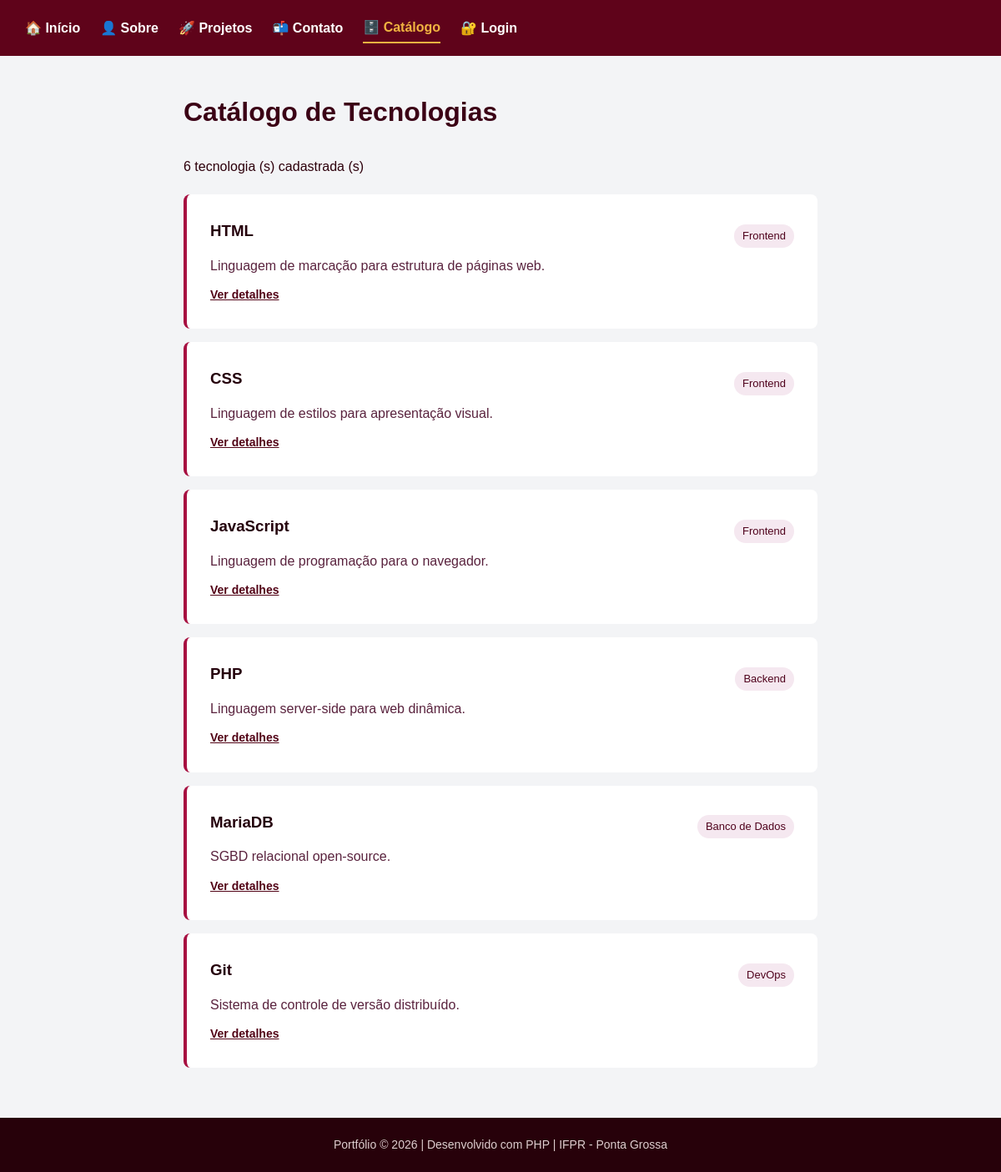
/catalogo.php, run on the app's committed database.
### tables this page shows
CREATE TABLE tecnologias (
    id          INT UNSIGNED  NOT NULL AUTO_INCREMENT,
    nome        VARCHAR(100)  NOT NULL,
    categoria   VARCHAR(50)   NOT NULL,
    descricao   TEXT,
    ano_criacao INT,
    status      ENUM('ativo','inativo') NOT NULL DEFAULT 'ativo',
    criado_em   DATETIME      NOT NULL DEFAULT CURRENT_TIMESTAMP,
    PRIMARY KEY (id)
);

### catalogo.php (the view, shortened to what this page needs)
<?php
$pagina_atual = "catalogo";
$caminho_raiz = './';
$pdo = conectar();
$stmt = $pdo->query(
    "SELECT * FROM tecnologias
       WHERE status = 'ativo'
       ORDER BY criado_em DESC"
);
$tecnologias = $stmt->fetchAll();
?>
<!DOCTYPE html>
<html lang="pt-BR">
<head>
    <?php include __DIR__ . '/includes/cabecalho.php'; ?>
</head>
<body>
    <div class="container">
        <h1 class="titulo-secao"> Catálogo de Tecnologias</h1>
        <p style="color: #2e010c; margin-bottom: 20px;">
            <?php echo count($tecnologias); ?> tecnologia (s) cadastrada (s)
        </p>
        <?php if (empty($tecnologias)): ?>
            <div class="card" style="text-align: center; padding: 40px 20px; color: #2c9ddf00;">
                <p style="font-size: 40px; margin: 0 0 12px;"></p>
                <p style="font-size: 16px; margin: 0;">Nenhuma tecnologia ativa.</p>
            </div>
        <?php else: ?>
        <?php foreach ($tecnologias as $tec): ?>
            <div class="card">
                <div style="display: flex; justify-content: space-between; align-items: center;">
                    <h3><?php echo htmlspecialchars($tec['nome']); ?></h3>
                    <span style="background: #f5e8f0; color: #50031d; padding: 3px 10px; border-radius: 20px; font-size: 13px;">
                        <?php echo htmlspecialchars($tec['categoria']); ?>
                    </span>
                </div>
                <p><?php echo htmlspecialchars($tec['descricao']); ?></p>
                <a href="detalhe.php?id=<?php echo $tec['id']; ?>"
                    style="color: #520316; font-size: 14px; font-weight: bold; display: inline-block; margin-top: 10px;">
                    Ver detalhes
                </a>
            </div>
        <?php endforeach; ?>
        <?php endif; ?>
    </div>
    <?php include __DIR__ . '/includes/rodape.php'; ?>
</body>
</html>

### includes/cabecalho.php (shortened to what this page needs)
<link rel="stylesheet" href="<?php echo $caminho_raiz; ?>includes/style.css">
<?php
include __DIR__ . '/nav.php';
?>

### includes/nav.php (shortened to what this page needs)
<?php
function menu_class($item, $atual) {
    return ($item === $atual) ? 'class="ativo"' : '';
}
$logado = isset($_SESSION['usuario']);
?>
<nav>
    <a href="<?php echo $caminho_raiz; ?>index.php"
        <?php echo menu_class("inicio", $pagina_atual); ?>>
        🏠 Início
    </a>
    <a href="<?php echo $caminho_raiz; ?>sobre.php"
        <?php echo menu_class("sobre", $pagina_atual); ?>>
        👤 Sobre
    </a>
    <a href="<?php echo $caminho_raiz; ?>projetos.php"
        <?php echo menu_class("projetos", $pagina_atual); ?>>
        🚀 Projetos
    </a>
    <a href="<?php echo $caminho_raiz; ?>contato.php"
        <?php echo menu_class("contato", $pagina_atual); ?>>
        📬 Contato
    </a>
    <a href="<?php echo $caminho_raiz; ?>catalogo.php"
        <?php echo menu_class("catalogo", $pagina_atual); ?>>
        🗄️ Catálogo
    </a>
    <?php if ($logado): ?>
    <a href="<?php echo $caminho_raiz; ?>painel.php" ...>📊 Painel</a>
    <a href="<?php echo $caminho_raiz; ?>logout.php">🚪 Sair</a>
    <?php else: ?>
    <a href="<?php echo $caminho_raiz; ?>login.php" ...>🔐 Login</a>
    <?php endif; ?>
</nav>

### includes/rodape.php
<?php
$autor = isset($nome) ? htmlspecialchars($nome): "Portfólio";
?>
<footer>
    <?php echo $autor; ?>
    &copy; <?php echo date("Y"); ?>
    | Desenvolvido com PHP
    | IFPR - Ponta Grossa
</footer>

### includes/style.css (style rules this page uses)
* { box-sizing: border-box; margin: 0; padding: 0; }
body { font-family: Arial, sans-serif; background: #f3f4f6; color: #010000; line-height: 1.7; }
.container { max-width: 800px; margin: 40px auto; padding: 0 20px; }
h1.titulo-secao { color: #3b0115; margin-bottom: 24px; }
nav { background: #5f031a; padding: 15px 30px; display: flex; align-items: center; gap: 4px; flex-wrap: wrap; }
nav a { color: white; text-decoration: none; margin-right: 20px; font-weight: bold; padding: 4px 0; }
nav a.ativo { color: #f0b341; border-bottom: 2px solid #f0b341; }
.card { background: white; padding: 28px; border-radius: 8px; margin-bottom: 16px; border-left: 4px solid #a70f41; }
.card h3 { margin-top: 0; color: #25010c; margin-bottom: 12px; }
.card p { margin-bottom: 0; color: #5a233e; }
footer { background: #27010a; color: #ddcece; text-align: center; padding: 20px; margin-top: 60px; font-size: 14px; line-height: 1.8; }

### data on the page
tecnologias: nome "HTML", categoria "Frontend", descricao "Linguagem de marcação para estrutura de páginas web."
tecnologias: nome "CSS", categoria "Frontend", descricao "Linguagem de estilos para apresentação visual."
tecnologias: nome "JavaScript", categoria "Frontend", descricao "Linguagem de programação para o navegador."
tecnologias: nome "PHP", categoria "Backend", descricao "Linguagem server-side para web dinâmica."
tecnologias: nome "MariaDB", categoria "Banco de Dados", descricao "SGBD relacional open-source."
tecnologias: nome "Git", categoria "DevOps", descricao "Sistema de controle de versão distribuído."

### other printed values
count($tecnologias) "6"
$autor "Portfólio"
